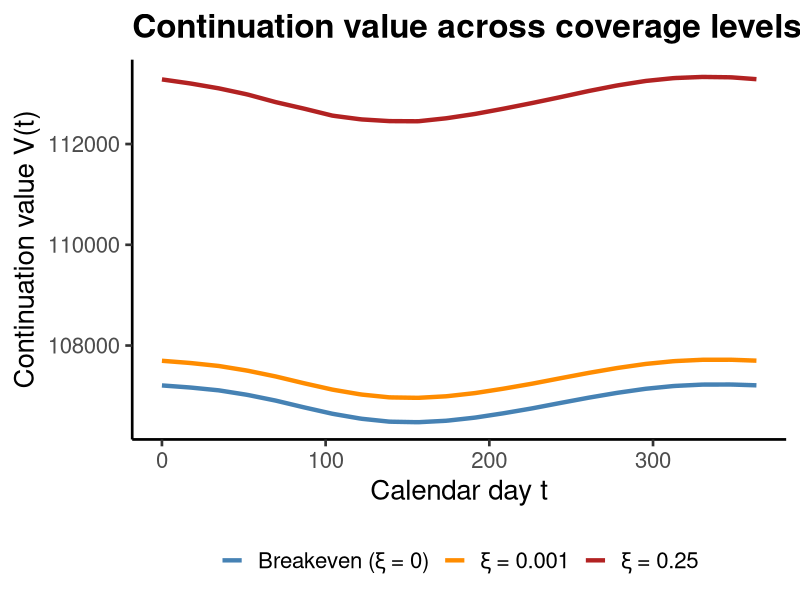
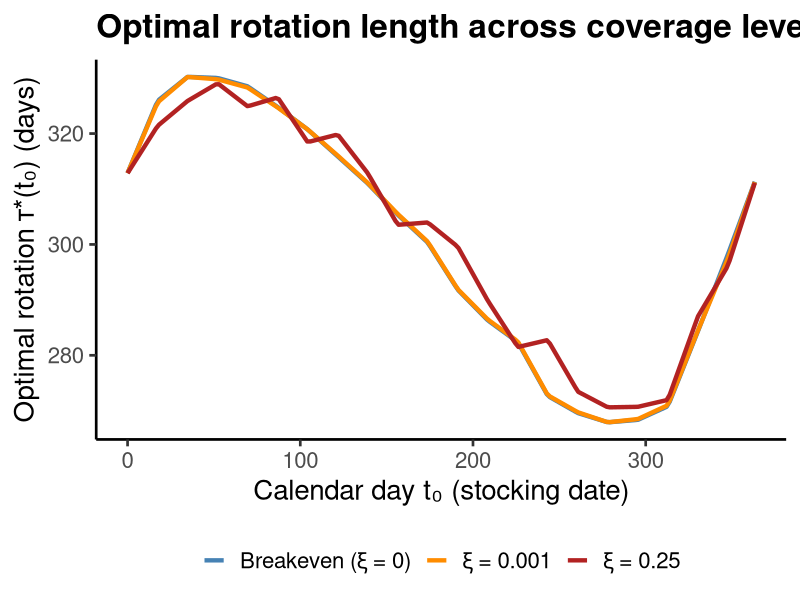
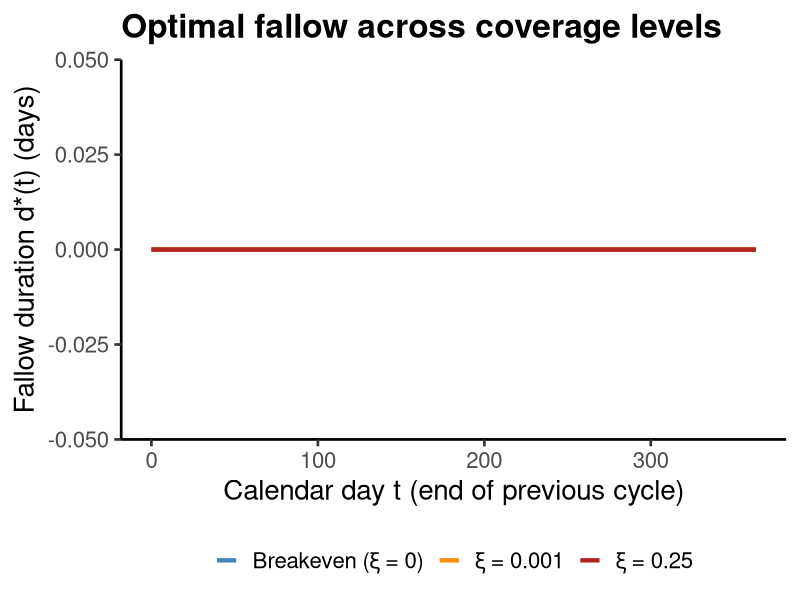
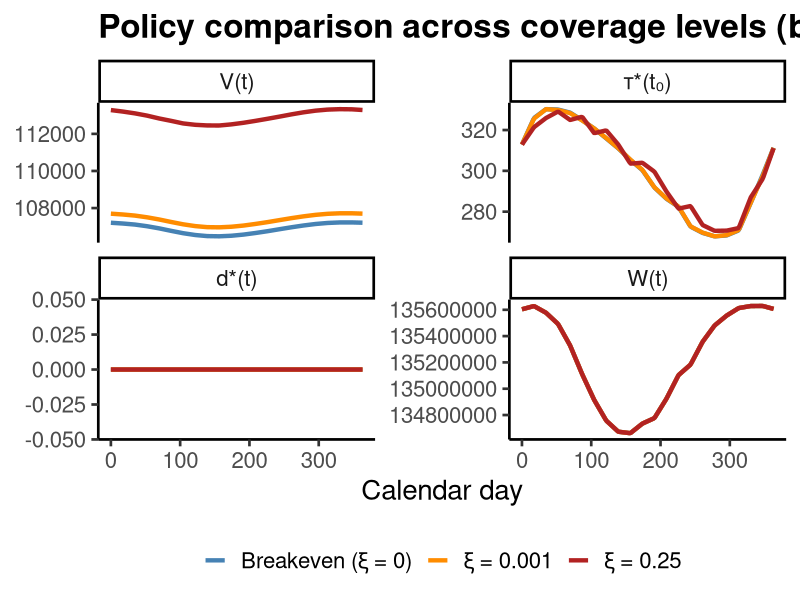

Reproduce these figures in R, in order.
library(ggplot2)
library(tidyr)

# ── Read data ─────────────────────────────────────────────────────────────────
df <- read.csv("results/simulations/profit_coverage_comparison.csv")

outdir <- "results/figures"
dir.create(outdir, showWarnings = FALSE, recursive = TRUE)

# Color palette for three ξ levels
col_xi0   <- "steelblue"
col_small <- "darkorange"
col_mid   <- "firebrick"

lab_xi0   <- "Breakeven (\u03be = 0)"
lab_small <- "\u03be = 0.001"
lab_mid   <- "\u03be = 0.25"
lvls      <- c(lab_xi0, lab_small, lab_mid)

# ══════════════════════════════════════════════════════════════════════════════
# Plot 1: Continuation value V(t)
# ══════════════════════════════════════════════════════════════════════════════

df_V <- pivot_longer(df,
                     cols = c("V_xi0", "V_xi_small", "V_xi_mid"),
                     names_to = "coverage",
                     values_to = "V")

df_V$coverage <- factor(
  ifelse(df_V$coverage == "V_xi0", lab_xi0,
  ifelse(df_V$coverage == "V_xi_small", lab_small, lab_mid)),
  levels = lvls)

p1 <- ggplot(df_V, aes(x = t, y = V, color = coverage)) +
  geom_line(linewidth = 1.5) +
  scale_color_manual(values = setNames(c(col_xi0, col_small, col_mid), lvls)) +
  labs(x = "Calendar day t",
       y = "Continuation value V(t)",
       color = NULL,
       title = "Continuation value across coverage levels") +
  theme_classic(base_size = 20) +
  theme(
    legend.position = "bottom",
    plot.title = element_text(face = "bold")
  )

ggsave(file.path(outdir, "profit_coverage_V_comparison.png"), p1,
       width = 12, height = 7, dpi = 400)
cat("Saved profit_coverage_V_comparison.png\n")

# ══════════════════════════════════════════════════════════════════════════════
# Plot 2: Optimal rotation τ*(t₀)
# ══════════════════════════════════════════════════════════════════════════════

df_tau <- pivot_longer(df,
                       cols = c("tau_star_xi0", "tau_star_xi_small", "tau_star_xi_mid"),
                       names_to = "coverage",
                       values_to = "tau_star")

df_tau$coverage <- factor(
  ifelse(df_tau$coverage == "tau_star_xi0", lab_xi0,
  ifelse(df_tau$coverage == "tau_star_xi_small", lab_small, lab_mid)),
  levels = lvls)

p2 <- ggplot(df_tau, aes(x = t, y = tau_star, color = coverage)) +
  geom_line(linewidth = 1.5) +
  scale_color_manual(values = setNames(c(col_xi0, col_small, col_mid), lvls)) +
  labs(x = "Calendar day t\u2080 (stocking date)",
       y = "Optimal rotation \u03c4*(t\u2080) (days)",
       color = NULL,
       title = "Optimal rotation length across coverage levels") +
  theme_classic(base_size = 20) +
  theme(
    legend.position = "bottom",
    plot.title = element_text(face = "bold")
  )

ggsave(file.path(outdir, "profit_coverage_tau_comparison.png"), p2,
       width = 12, height = 7, dpi = 400)
cat("Saved profit_coverage_tau_comparison.png\n")

# ══════════════════════════════════════════════════════════════════════════════
# Plot 3: Fallow duration d*(t)
# ══════════════════════════════════════════════════════════════════════════════

df_d <- pivot_longer(df,
                     cols = c("d_star_xi0", "d_star_xi_small", "d_star_xi_mid"),
                     names_to = "coverage",
                     values_to = "d_star")

df_d$coverage <- factor(
  ifelse(df_d$coverage == "d_star_xi0", lab_xi0,
  ifelse(df_d$coverage == "d_star_xi_small", lab_small, lab_mid)),
  levels = lvls)

p3 <- ggplot(df_d, aes(x = t, y = d_star, color = coverage)) +
  geom_line(linewidth = 1.5) +
  scale_color_manual(values = setNames(c(col_xi0, col_small, col_mid), lvls)) +
  labs(x = "Calendar day t (end of previous cycle)",
       y = "Fallow duration d*(t) (days)",
       color = NULL,
       title = "Optimal fallow across coverage levels") +
  theme_classic(base_size = 20) +
  theme(
    legend.position = "bottom",
    plot.title = element_text(face = "bold")
  )

ggsave(file.path(outdir, "profit_coverage_d_comparison.png"), p3,
       width = 12, height = 7, dpi = 400)
cat("Saved profit_coverage_d_comparison.png\n")

# ══════════════════════════════════════════════════════════════════════════════
# Plot 4: Combined panel — V(t), τ*(t₀), d*(t), and W(t)
# ══════════════════════════════════════════════════════════════════════════════

df_panel <- data.frame(
  t = rep(df$t, 4),
  variable = rep(c("V(t)", "\u03c4*(t\u2080)", "d*(t)", "W(t)"),
                 each = nrow(df)),
  xi0   = c(df$V_xi0,         df$tau_star_xi0,       df$d_star_xi0,       df$W),
  small = c(df$V_xi_small,    df$tau_star_xi_small,  df$d_star_xi_small,  df$W),
  mid   = c(df$V_xi_mid,      df$tau_star_xi_mid,    df$d_star_xi_mid,    df$W)
)

df_panel$variable <- factor(df_panel$variable,
                            levels = c("V(t)", "\u03c4*(t\u2080)", "d*(t)", "W(t)"))

df_panel_long <- pivot_longer(df_panel,
                              cols = c("xi0", "small", "mid"),
                              names_to = "coverage",
                              values_to = "value")

df_panel_long$coverage <- factor(
  ifelse(df_panel_long$coverage == "xi0", lab_xi0,
  ifelse(df_panel_long$coverage == "small", lab_small, lab_mid)),
  levels = lvls)

p4 <- ggplot(df_panel_long, aes(x = t, y = value, color = coverage)) +
  geom_line(linewidth = 1.5) +
  facet_wrap(~ variable, scales = "free_y", ncol = 2) +
  scale_color_manual(values = setNames(c(col_xi0, col_small, col_mid), lvls)) +
  labs(x = "Calendar day",
       y = NULL,
       color = NULL,
       title = "Policy comparison across coverage levels (baseline risk)") +
  theme_classic(base_size = 20) +
  theme(
    legend.position = "bottom",
    plot.title = element_text(face = "bold"),
    strip.text = element_text(size = 16)
  )

ggsave(file.path(outdir, "profit_coverage_panel_comparison.png"), p4,
       width = 14, height = 10, dpi = 400)
cat("Saved profit_coverage_panel_comparison.png\n")
